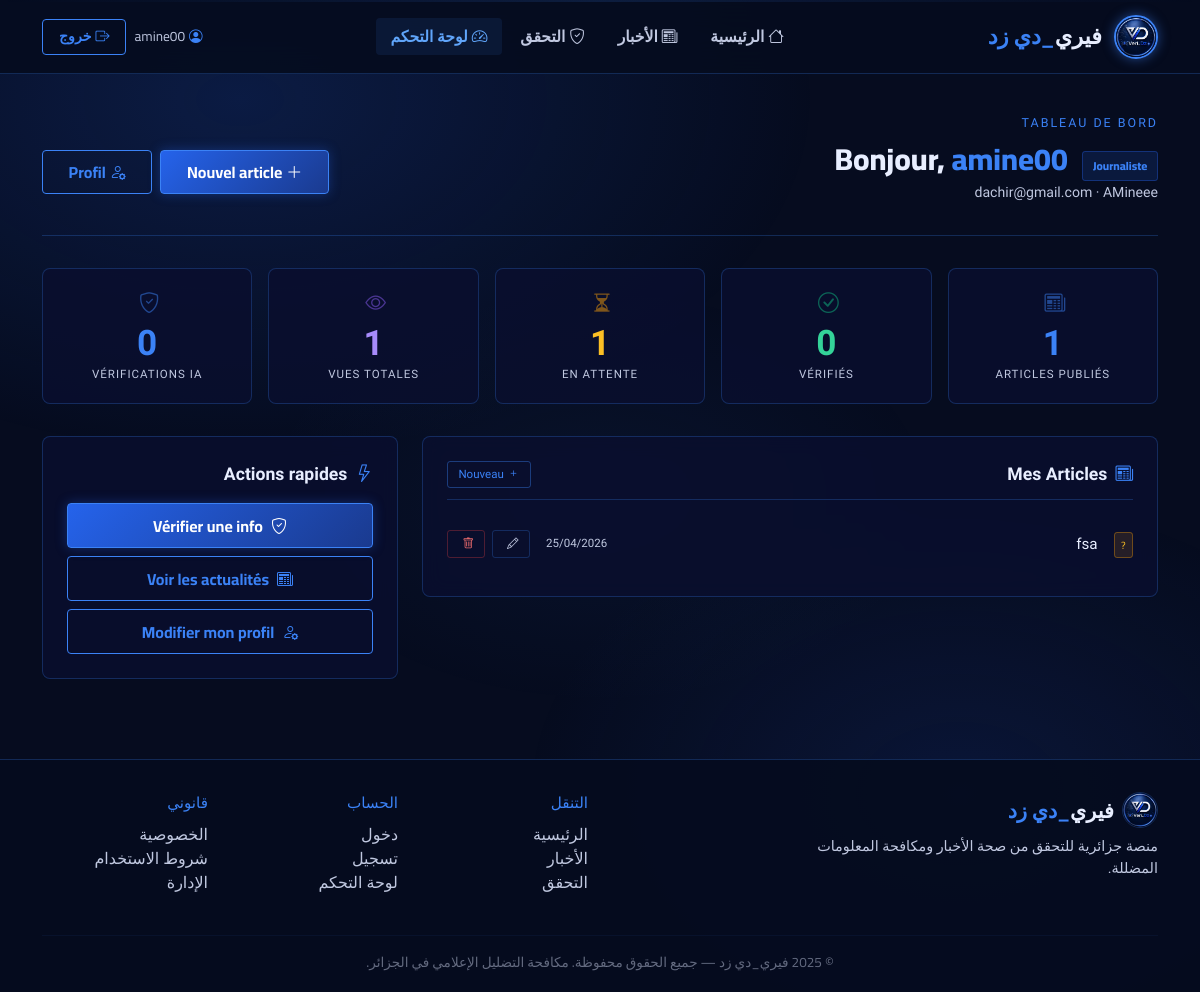
Before: /dashboard/ (signed in) with the older database file.
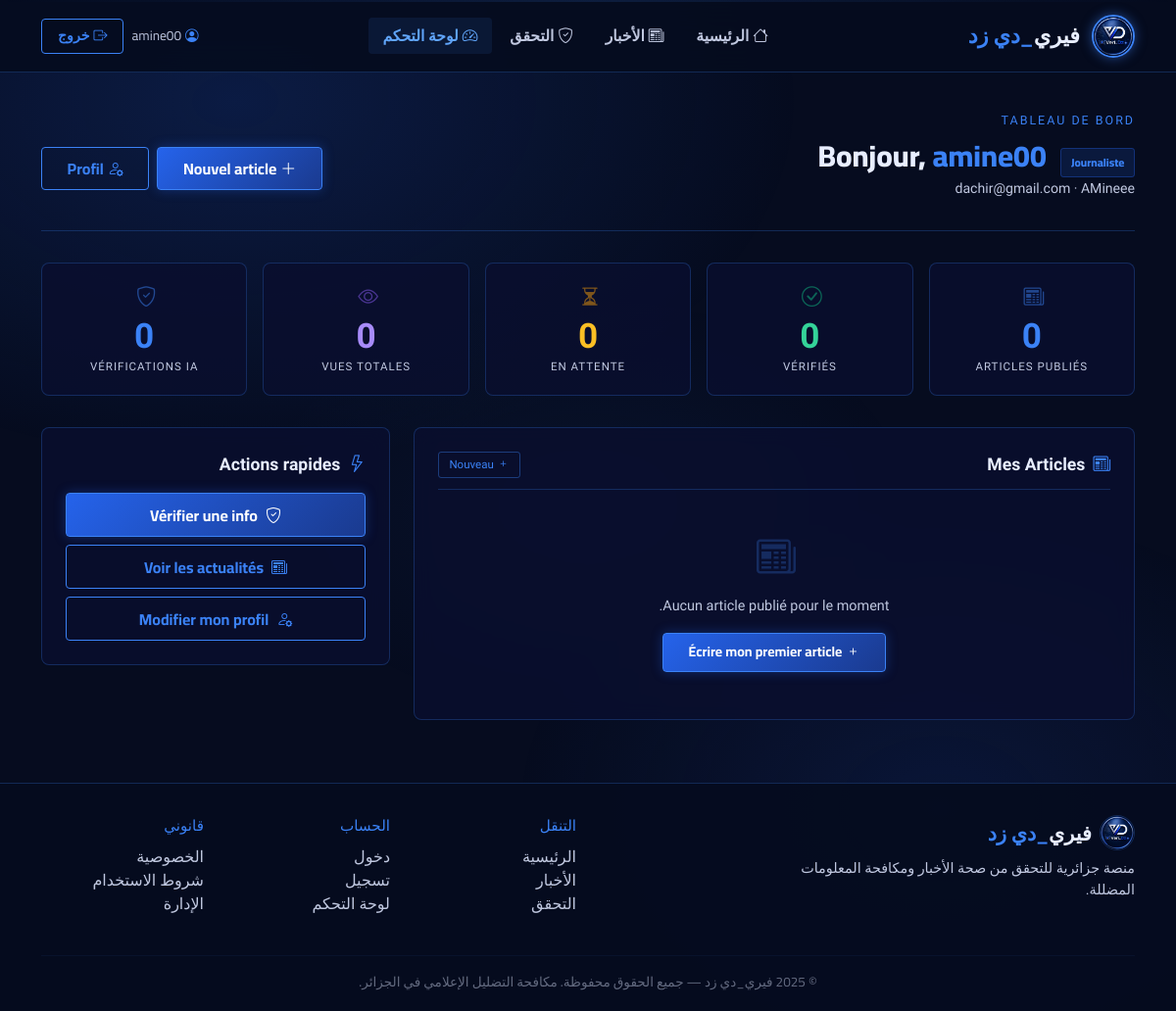
After: the same page with the newer database file.
### accounts/models.py (models this page shows, shortened)
class User(AbstractUser):
    is_journalist = models.BooleanField(default=False)
    bio = models.TextField(blank=True)
    organization = models.CharField(max_length=200, blank=True)
    avatar = models.ImageField(upload_to='avatars/', blank=True, null=True)
    class Meta:
        verbose_name = 'Utilisateur'
        verbose_name_plural = 'Utilisateurs'

### news/models.py (models this page shows, shortened)
class Article(models.Model):
    VERDICT_CHOICES = [
        ('unverified', 'Non vérifié'),
        ('true', 'Vrai'),
        ('false', 'Faux'),
        ('misleading', 'Trompeur'),
        ('partial', 'Partiellement vrai'),
    ]
    title = models.CharField(max_length=200)
    content = models.TextField()
    source_url = models.URLField(blank=True)
    author = models.ForeignKey(
        settings.AUTH_USER_MODEL,
        on_delete=models.CASCADE,
        related_name='articles'
    )
    category = models.ForeignKey(Category, on_delete=models.SET_NULL, null=True, blank=True)
    created_at = models.DateTimeField(auto_now_add=True)
    updated_at = models.DateTimeField(auto_now=True)
    is_verified = models.BooleanField(default=False)
    verdict = models.CharField(max_length=20, choices=VERDICT_CHOICES, default='unverified')
    verdict_explanation = models.TextField(blank=True)
    image = models.ImageField(upload_to='articles/', blank=True, null=True)
    views_count = models.PositiveIntegerField(default=0)
    class Meta:
        ordering = ['-created_at']
        verbose_name = 'Article'
        verbose_name_plural = 'Articles'

### dashboard/views.py (the view)
# urls.py: path('', views.dashboard_home, name='dashboard'),
@login_required
def dashboard_home(request):
    user = request.user
    my_articles = Article.objects.filter(author=user).order_by('-created_at')
    my_checks = FactCheckResult.objects.filter(user=user).order_by('-created_at')[:5]
    stats = {
        'total': my_articles.count(),
        'verified': my_articles.filter(is_verified=True).count(),
        'pending': my_articles.filter(is_verified=False).count(),
        'views': sum(a.views_count for a in my_articles),
        'checks': FactCheckResult.objects.filter(user=user).count(),
    }
    context = {
        'articles': my_articles[:8],
        'recent_checks': my_checks,
        'stats': stats,
    }
    return render(request, 'dashboard/dashboard.html', context)

### dashboard/templates/dashboard/dashboard.html (shortened to what this page needs)
{% extends 'base.html' %}
{% block nav_dash %}active{% endblock %}
{% block content %}
<div class="container">
    <div class="dash-header">
        <div style="font-family:var(--font-mono);font-size:0.78rem;color:var(--vd-bright);letter-spacing:2px;margin-bottom:0.5rem;">TABLEAU DE BORD</div>
        <div class="d-flex justify-content-between align-items-center flex-wrap gap-3">
            <div>
                <h1 class="vd-section-title mb-0">
                    Bonjour, <span class="accent">{{ user.username }}</span>
                    {% if user.is_journalist %}<span class="journalist-badge">Journaliste</span>{% endif %}
                </h1>
                <p class="text-vd-silver mb-0" style="font-size:0.88rem;margin-top:0.3rem;">
                    {{ user.email }}{% if user.organization %} · {{ user.organization }}{% endif %}
                </p>
            </div>
            <div class="d-flex gap-2 flex-wrap">
                {% if user.is_journalist or user.is_staff %}
                <a href="/dashboard/article/new/" class="btn-vd-primary">
                    <i class="bi bi-plus-lg me-1"></i>Nouvel article
                </a>
                {% endif %}
                <a href="/accounts/profile/" class="btn-vd-outline">
                    <i class="bi bi-person-gear me-1"></i>Profil
                </a>
            </div>
        </div>
    </div>
    <div class="stat-grid">
        <div class="stat-card">
            <div class="s-icon"><i class="bi bi-newspaper"></i></div>
            <div class="s-num">{{ stats.total }}</div>
            <div class="s-label">Articles publiés</div>
        </div>
        <div class="stat-card">
            <div class="s-icon" style="color:rgba(16,185,129,0.5);"><i class="bi bi-check-circle"></i></div>
            <div class="s-num" style="color:#34d399;">{{ stats.verified }}</div>
            <div class="s-label">Vérifiés</div>
        </div>
        <div class="stat-card">
            <div class="s-icon" style="color:rgba(245,158,11,0.5);"><i class="bi bi-hourglass-split"></i></div>
            <div class="s-num" style="color:#fbbf24;">{{ stats.pending }}</div>
            <div class="s-label">En attente</div>
        </div>
        <div class="stat-card">
            <div class="s-icon" style="color:rgba(139,92,246,0.5);"><i class="bi bi-eye"></i></div>
            <div class="s-num" style="color:#a78bfa;">{{ stats.views }}</div>
            <div class="s-label">Vues totales</div>
        </div>
        <div class="stat-card">
            <div class="s-icon"><i class="bi bi-shield-check"></i></div>
            <div class="s-num">{{ stats.checks }}</div>
            <div class="s-label">Vérifications IA</div>
        </div>
    </div>
    <div class="row g-4">
        <div class="col-lg-8">
            <div class="vd-card">
                <div class="section-head">
                    <span class="section-title"><i class="bi bi-newspaper me-2 text-vd-accent"></i>Mes Articles</span>
                    {% if user.is_journalist or user.is_staff %}
                    <a href="/dashboard/article/new/" class="btn-sm-vd" style="border-color:rgba(59,130,246,0.4);color:var(--vd-bright);">
                        <i class="bi bi-plus me-1"></i>Nouveau
                    </a>
                    {% endif %}
                </div>
                {% if articles %}
                {% for article in articles %}
                <div class="art-row">
                    <div class="flex-shrink-0">
                        {% if article.verdict == 'true' %}
                        <span class="badge-verified" style="font-size:0.65rem;padding:0.15rem 0.4rem;">✓</span>
                        {% elif article.verdict == 'false' %}
                        <span class="badge-fake" style="font-size:0.65rem;padding:0.15rem 0.4rem;">✗</span>
                        {% else %}
                        <span class="badge-unverified" style="font-size:0.65rem;padding:0.15rem 0.4rem;">?</span>
                        {% endif %}
                    </div>
                    <a href="/news/{{ article.pk }}/" class="art-title" style="text-decoration:none;">{{ article.title }}</a>
                    <span style="font-family:var(--font-mono);font-size:0.72rem;color:var(--vd-silver);flex-shrink:0;">
                        {{ article.created_at|date:"d/m/Y" }}
                    </span>
                    <div class="art-actions">
                        <a href="/dashboard/article/{{ article.pk }}/edit/" class="btn-sm-vd">
                            <i class="bi bi-pencil"></i>
                        </a>
                        <form method="post" action="/dashboard/article/{{ article.pk }}/delete/" style="display:inline;"
                              onsubmit="return confirm('Supprimer cet article ?')">
                            <button type="submit" class="btn-sm-vd del"><i class="bi bi-trash"></i></button>
                        </form>
                    </div>
                </div>
                {% endfor %}
                {% else %}
                <div class="text-center py-4">
                    <i class="bi bi-newspaper" style="font-size:2.5rem;color:rgba(59,130,246,0.25);"></i>
                    <p class="text-vd-silver mt-2 mb-3" style="font-size:0.9rem;">Aucun article publié pour le moment.</p>
                    {% if user.is_journalist or user.is_staff %}
                    <a href="/dashboard/article/new/" class="btn-vd-primary" style="font-size:0.88rem;">
                        <i class="bi bi-plus me-1"></i>Écrire mon premier article
                    </a>
                    {% else %}
                    <p class="text-vd-silver" style="font-size:0.82rem;">Inscrivez-vous en tant que journaliste pour publier des articles.</p>
                    {% endif %}
                </div>
                {% endif %}
            </div>
        </div>
        <div class="col-lg-4">
            <div class="vd-card mb-3">
                <div class="section-title mb-3"><i class="bi bi-lightning me-2 text-vd-accent"></i>Actions rapides</div>
                <div class="d-grid gap-2">
                    <a href="/fact-check/" class="btn-vd-primary text-center" style="padding:0.6rem;">
                        <i class="bi bi-shield-check me-2"></i>Vérifier une info
                    </a>
                    <a href="/news/" class="btn-vd-outline text-center" style="padding:0.6rem;">
                        <i class="bi bi-newspaper me-2"></i>Voir les actualités
                    </a>
                    <a href="/accounts/profile/" class="btn-vd-outline text-center" style="padding:0.6rem;">
                        <i class="bi bi-person-gear me-2"></i>Modifier mon profil
                    </a>
                </div>
            </div>
        </div>
    </div>
</div>
{% endblock %}

### templates/base.html (shortened to what this page needs)
<!DOCTYPE html>
<html lang="ar" dir="rtl">
<head>
    {% load static %}
    <link rel="stylesheet" href="https://cdn.jsdelivr.net/npm/bootstrap@5.3.2/dist/css/bootstrap.rtl.min.css">
    <link href="https://cdn.jsdelivr.net/npm/bootstrap-icons@1.11.3/font/bootstrap-icons.css" rel="stylesheet">
</head>
<body>
{% load static %}
<nav class="vd-navbar navbar navbar-expand-lg sticky-top">
    <div class="container">
        <a class="navbar-brand" href="/">
            <img src="{% static 'images/logo.jpeg' %}" alt="VeriDz" class="brand-logo">
            <span class="brand-text">فيري<span>_دي زد</span></span>
        </a>
        <div class="collapse navbar-collapse" id="navMenu">
            <ul class="navbar-nav mx-auto gap-1">
                <li class="nav-item">
                    <a class="nav-link {% block nav_home %}{% endblock %}" href="/"><i class="bi bi-house me-1"></i>الرئيسية</a>
                </li>
                <li class="nav-item">
                    <a class="nav-link {% block nav_news %}{% endblock %}" href="/news/"><i class="bi bi-newspaper me-1"></i>الأخبار</a>
                </li>
                <li class="nav-item">
                    <a class="nav-link {% block nav_fact %}{% endblock %}" href="/fact-check/"><i class="bi bi-shield-check me-1"></i>التحقق</a>
                </li>
                {% if user.is_authenticated %}
                <li class="nav-item">
                    <a class="nav-link {% block nav_dash %}{% endblock %}" href="/dashboard/"><i class="bi bi-speedometer2 me-1"></i>لوحة التحكم</a>
                </li>
                {% endif %}
            </ul>
            <div class="d-flex align-items-center gap-2">
                {% if user.is_authenticated %}
                    <span class="text-vd-silver" style="font-size:0.85rem;font-family:var(--font-main);">
                        <i class="bi bi-person-circle me-1 text-vd-accent"></i>{{ user.username }}
                    </span>
                    <a href="/accounts/logout/" class="btn-vd-outline" style="font-size:0.88rem; padding:0.4rem 1rem;">
                        <i class="bi bi-box-arrow-right me-1"></i>خروج
                    </a>
                {% else %}
                    <a href="/accounts/login/" class="btn-vd-outline" style="font-size:0.88rem; padding:0.4rem 1rem;">دخول</a>
                    <a href="/accounts/signup/" class="btn-vd-primary" style="font-size:0.88rem; padding:0.4rem 1rem;">تسجيل</a>
                {% endif %}
            </div>
        </div>
    </div>
</nav>
<main>
    {% block content %}{% endblock %}
</main>
<footer class="vd-footer">
    <div class="container">
        <div class="row g-4">
            <div class="col-md-4">
                <div class="d-flex align-items-center gap-2 mb-2">
                    <img src="{% static 'images/logo.jpeg' %}" alt="VeriDz" style="width:36px;height:36px;border-radius:50%;border:1px solid var(--vd-border);">
                    <span class="footer-brand">فيري<span>_دي زد</span></span>
                </div>
                <p>منصة جزائرية للتحقق من صحة الأخبار ومكافحة المعلومات المضللة.</p>
            </div>
            <div class="col-md-2 offset-md-2">
                <p class="font-main mb-2" style="color:var(--vd-bright);font-size:0.95rem;">التنقل</p>
                <ul class="list-unstyled">
                    <li><a href="/">الرئيسية</a></li>
                    <li><a href="/news/">الأخبار</a></li>
                    <li><a href="/fact-check/">التحقق</a></li>
                </ul>
            </div>
            <div class="col-md-2">
                <p class="font-main mb-2" style="color:var(--vd-bright);font-size:0.95rem;">الحساب</p>
                <ul class="list-unstyled">
                    <li><a href="/accounts/login/">دخول</a></li>
                    <li><a href="/accounts/signup/">تسجيل</a></li>
                    <li><a href="/dashboard/">لوحة التحكم</a></li>
                </ul>
            </div>
            <div class="col-md-2">
                <p class="font-main mb-2" style="color:var(--vd-bright);font-size:0.95rem;">قانوني</p>
                <ul class="list-unstyled">
                    <li><a href="#">الخصوصية</a></li>
                    <li><a href="#">شروط الاستخدام</a></li>
                    <li><a href="/admin/">الإدارة</a></li>
                </ul>
            </div>
        </div>
        <hr style="border-color:var(--vd-border);margin-top:1.5rem;">
        <p class="text-center mb-0" style="font-size:0.85rem;color:rgba(192,200,224,0.5);font-family:var(--font-main);">
            © 2025 فيري_دي زد — جميع الحقوق محفوظة. مكافحة التضليل الإعلامي في الجزائر.
        </p>
    </div>
</footer>
</body>
</html>

Changed rows visible on the page:
removed Article: title "fsa", created_at "25/04/2026"
Other visible differences:
{{ stats.total }}: "1" → "0"
{{ stats.pending }}: "1" → "0"
{{ stats.views }}: "1" → "0"
text now shown: "Aucun article publié pour le moment. Écrire mon premier article"
